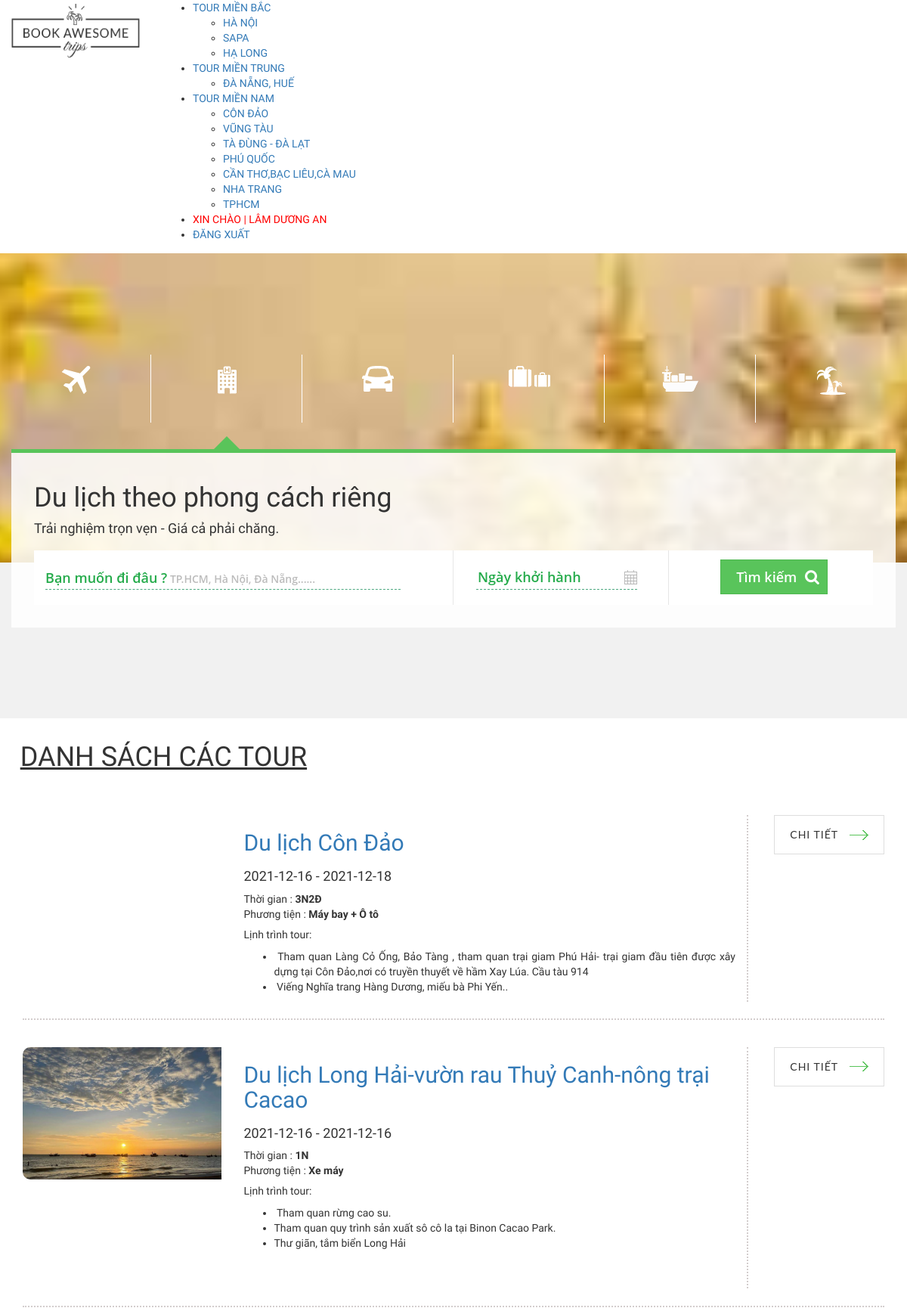
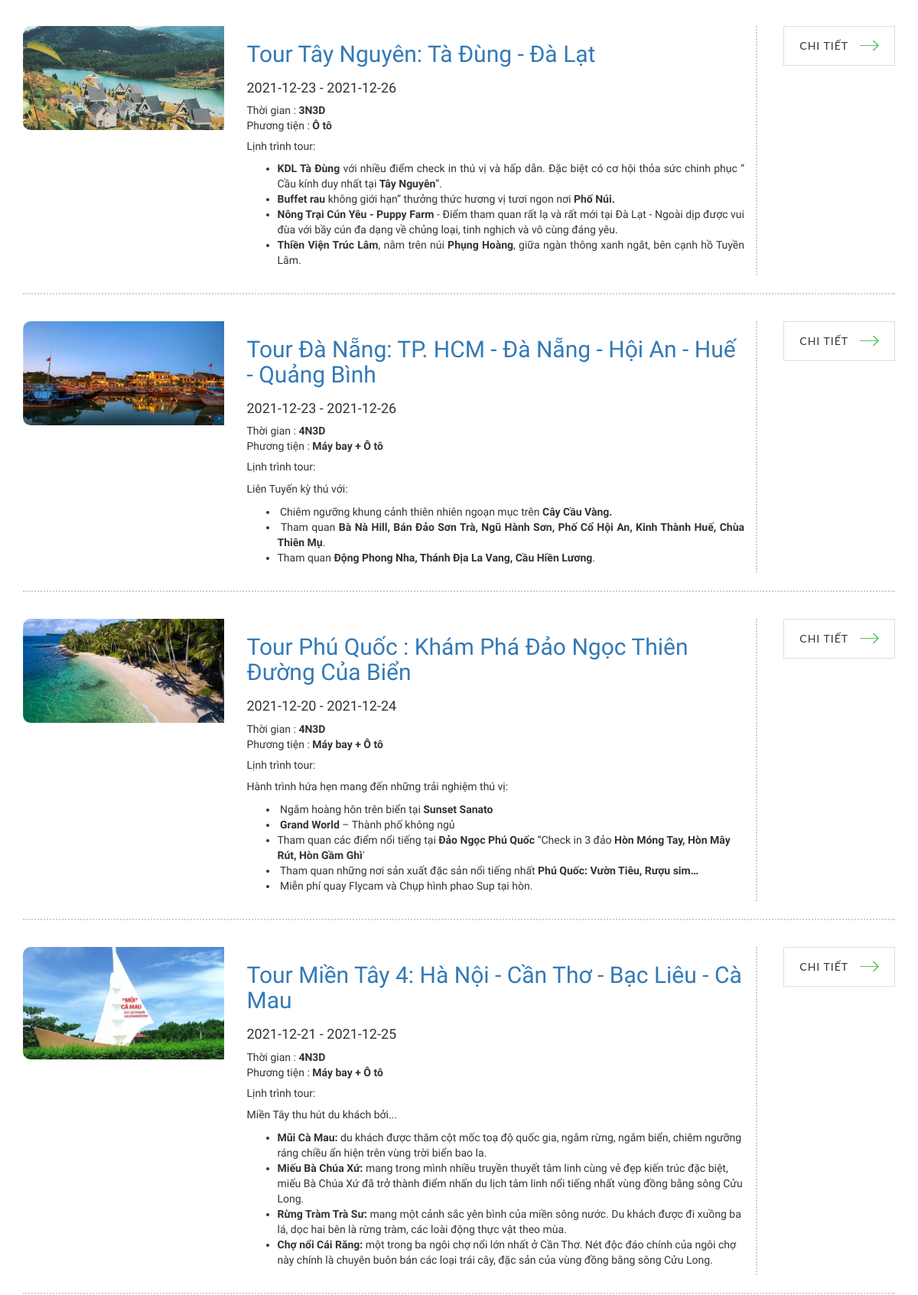
Page /index.php?action=home&act=tours (signed in, upper part) on the committed database (2 pictures, top to bottom).
### tables this page shows
CREATE TABLE `tour` (
  `tourID` int(11) NOT NULL,
  `tourName` varchar(128) NOT NULL,
  `startingPoint` varchar(128) NOT NULL,
  `destination` varchar(128) NOT NULL,
  `time` varchar(128) NOT NULL,
  `transport` varchar(128) NOT NULL,
  `begin` date DEFAULT NULL,
  `end` date DEFAULT NULL,
  `priceTour` int(11) NOT NULL,
  `sale` varchar(11) NOT NULL,
  `saleTour` int(11) NOT NULL,
  `numPeople` int(11) NOT NULL,
  `thumbnail` text NOT NULL,
  `galleries` longtext NOT NULL,
  `typeTour` int(11) NOT NULL,
  `typeDestination` varchar(5) DEFAULT NULL,
  `schedule` text NOT NULL,
  `detailTour` text NOT NULL
);

### Model/connect.php (called while the page is built, shortened)
<?php
class connect
{
	var $db=null;
	public function __construct()
	{
		$dsn='mysql:host=localhost;dbname=mytour2';
		$user='root';
		$pass='';
		$this->db=new PDO($dsn,$user,$pass,array(PDO::MYSQL_ATTR_INIT_COMMAND=>"SET NAMES utf8"));
	}
	public function getList($select)
	{
		$results=$this->db->query($select);
		return($results);
	}
}
?>

### Model/tour.php (called while the page is built, shortened)
<?php
    class Tour {
        public function getListProducts() {
            $db = new connect();
            $selectDB = "select * from tour";
            $result = $db->getList($selectDB);
            return $result;
        }
    }
?>

### View/tour_list.php (the view)
<div class="container-fluid font-weight-bolder" style="background-color: white;">
    <?php
        if($_GET["act"] == "tours") {
            echo '
                <div class="title-wrap ">
                    <div class="ravel-title ">
                            <h1> <u> DANH SÁCH CÁC TOUR </u></h1>
                    </div>
                </div> ';
            $ac = 1;
        }else if($_GET["act"] == "saleTours") {
            echo '
                <div class="title-wrap ">
                    <div class="ravel-title ">
                            <h1> <u> DANH SÁCH CÁC TOUR ĐANG SALE</u></h1>
                    </div>
                </div> ';
            $ac = 2;
        }
    ?>
<?php
        $tours = new Tour();
        if($ac == 1) {
            $result = $tours->getListProducts();
        }else if ($ac == 2) {
            $result = $tours->getListProductSale();
        }
        while ($set = $result->fetch()):
?>
           <div class="container-fluid my-3" style="margin:3% auto">
    <div class="tour-item" style="padding-bottom: 2%; border-bottom: 2px dotted #d3cdcd;">
        <div class=" row ">
            <div class=" col-md-3">
                <a href="index.php?action=home&act=detailTour&id=<?php echo $set['tourID']; ?>">
                    <img src="Content/images/tour/<?php echo $set['thumbnail']; ?>" alt="" style="width:100%;border-radius: 10px 0px 0px 10px;">
                </a>
            </div>
            <div class="col-md-7" style="border-right: 2px dotted #d3cdcd;">
                <div class="cruise-name">
                    <a href="index.php?action=home&act=detailTour&id=<?php echo $set['tourID']; ?>">
                        <h2><?php echo $set['tourName']; ?> </h2>
                    </a>
                </div>
                <div class="content-item">
                    <div class="departure cruise-name" style="margin-top:18px">
                        <h4> <?php echo $set['begin']; ?> - <?php echo $set['end']; ?></h4>
                    </div>
                    <div class="time">Thời gian : <b><?php echo $set['time']; ?></b> </div>
                    <div class="vehicle">
                        Phương tiện :   <b> <?php echo $set['transport']; ?> </b> </div>
                    <div class="plan">
                        <h5> Lịnh trình tour:</h5>
                        <div class="plan-detail">
                        <?php echo $set['schedule']; ?>
                        </div>
                    </div>
                </div>
            </div>
            <div class="col-md-2">
                <a href="index.php?action=home&act=detailTour&id=<?php echo $set['tourID']; ?>" title="" class="awe-btn awe-btn-5 awe-btn-lager arrow-right text-uppercase float-right">CHI TIẾT</a>
            </div>
        </div>
    </div>
</div>
<?php
        endwhile;
         echo " </div>"
    ?>

### rows in the picture
tour: tourName "Du lịch Côn Đảo", begin "2021-12-16", end "2021-12-18", time "3N2Đ", transport "Máy bay + Ô tô", schedule "Tham quan Làng Cỏ Ống, Bảo Tàng , tham quan trại giam Phú Hải- trại giam đầu tiên được xây dựng tại Côn Đảo,nơi có truyền thuyết về hầm Xay Lúa. Cầu tàu 914 Viếng Nghĩa trang Hàng Dương, miếu bà Phi Yến.."
tour: thumbnail (picture), tourName "Du lịch Long Hải-vườn rau Thuỷ Canh-nông trại Cacao", begin "2021-12-16", end "2021-12-16", time "1N", transport "Xe máy", schedule "Tham quan rừng cao su. Tham quan quy trình sản xuất sô cô la tại Binon Cacao Park. Thư giãn, tắm biển Long Hải"
tour: thumbnail (picture), tourName "Tour Tây Nguyên: Tà Đùng - Đà Lạt", begin "2021-12-23", end "2021-12-26", time "3N3D", transport "Ô tô", schedule "KDL Tà Đùng với nhiều điểm check in thú vị và hấp dẫn. Đặc biệt có cơ hội thỏa sức chinh phục “ Cầu kính duy nhất tại Tây Nguyên ”. Buffet rau không giới hạn” thưởng thức hương vị tươi ngon nơi Phố Núi. Nông Trại Cún Yêu - Puppy Farm - Điểm tham quan rất lạ và rất mới tại Đà Lạt - Ngoài dịp được vui đùa với bầy cún đa dạng về chủng loại, tinh nghịch và vô cùng đáng yêu. Thiền Viện Trúc Lâm , nằm trên núi Phụng Hoàng , giữa ngàn thông xanh ngắt, bên cạnh hồ Tuyền Lâm."
tour: thumbnail (picture), tourName "Tour Đà Nẵng: TP. HCM - Đà Nẵng - Hội An - Huế - Quảng Bình", begin "2021-12-23", end "2021-12-26", time "4N3D", transport "Máy bay + Ô tô", schedule "Liên Tuyến kỳ thú với: Chiêm ngưỡng khung cảnh thiên nhiên ngoạn mục trên Cây Cầu Vàng. Tham quan Bà Nà Hill, Bán Đảo Sơn Trà, Ngũ Hành Sơn, Phố Cổ Hội An, Kinh Thành Huế, Chùa Thiên Mụ . Tham quan Động Phong Nha, Thánh Địa La Vang, Cầu Hiền Lương ."
tour: thumbnail (picture), tourName "Tour Phú Quốc : Khám Phá Đảo Ngọc Thiên Đường Của Biển", begin "2021-12-20", end "2021-12-24", time "4N3D", transport "Máy bay + Ô tô", schedule "Hành trình hứa hẹn mang đến những trải nghiệm thú vị: Ngắm hoàng hôn trên biển tại Sunset Sanato Grand World – Thành phố không ngủ Tham quan các điểm nổi tiếng tại Đảo Ngọc Phú Quốc “Check in 3 đảo Hòn Móng Tay, Hòn Mây Rút, Hòn Gầm Ghì ' Tham quan những nơi sản xuất đặc sản nổi tiếng nhất Phú Quốc: Vườn Tiêu, Rượu sim… Miễn phí quay Flycam và Chụp hình phao Sup tại hòn."
tour: thumbnail (picture), tourName "Tour Miền Tây 4: Hà Nội - Cần Thơ - Bạc Liêu - Cà Mau", begin "2021-12-21", end "2021-12-25", time "4N3D", transport "Máy bay + Ô tô", schedule "Miền Tây thu hút du khách bởi... Mũi Cà Mau: du khách được thăm cột mốc toạ độ quốc gia, ngắm rừng, ngắm biển, chiêm ngưỡng ráng chiều ẩn hiện trên vùng trời biển bao la. Miếu Bà Chúa Xứ: mang trong mình nhiều truyền thuyết tâm linh cùng vẻ đẹp kiến trúc đặc biệt, miếu Bà Chúa Xứ đã trở thành điểm nhấn du lịch tâm linh nổi tiếng nhất vùng đồng bằng sông Cửu Long. Rừng Tràm Trà Sư: mang một cảnh sắc yên bình của miền sông nước. Du khách được đi xuồng ba lá, dọc hai bên là rừng tràm, các loài động thực vật theo mùa. Chợ nổi Cái Răng: một trong ba ngôi chợ nổi lớn nhất ở Cần Thơ. Nét độc đáo chính của ngôi chợ này chính là chuyên buôn bán các loại trái cây, đặc sản của vùng đồng bằng sông Cửu…"

### other values in the picture
$set['destination'] "HÀ NỘI"
$set['destination'] "SAPA"
$set['destination'] "HẠ LONG"
$set['destination'] "ĐÀ NẴNG, HUẾ"
$set['destination'] "CÔN ĐẢO"
$set['destination'] "VŨNG TÀU"
$set['destination'] "TÀ ĐÙNG - ĐÀ LẠT"
$set['destination'] "PHÚ QUỐC"
$set['destination'] "CẦN THƠ,BẠC LIÊU,CÀ MAU"
$set['destination'] "NHA TRANG"
$set['destination'] "TPHCM"
$name "LÂM DƯƠNG AN"
